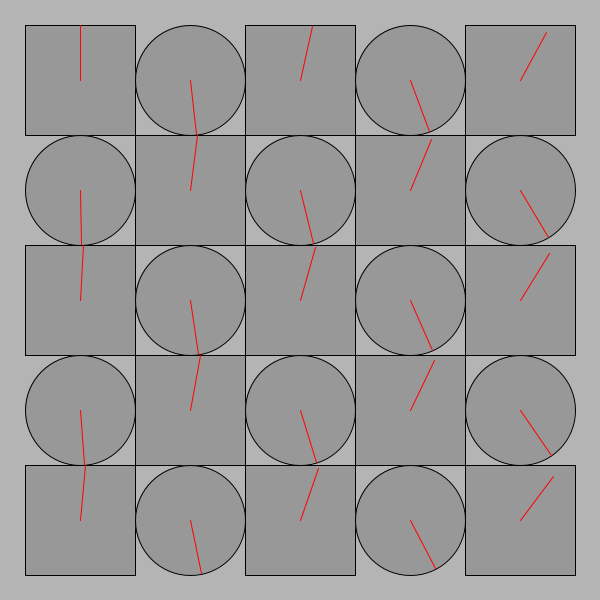
Frame 1 (no input)
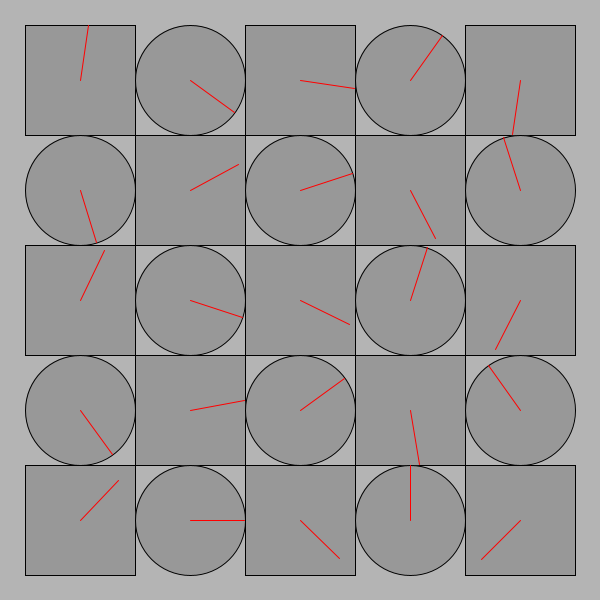
Frame 60 (the mouse pressed at the canvas centre just before this capture)
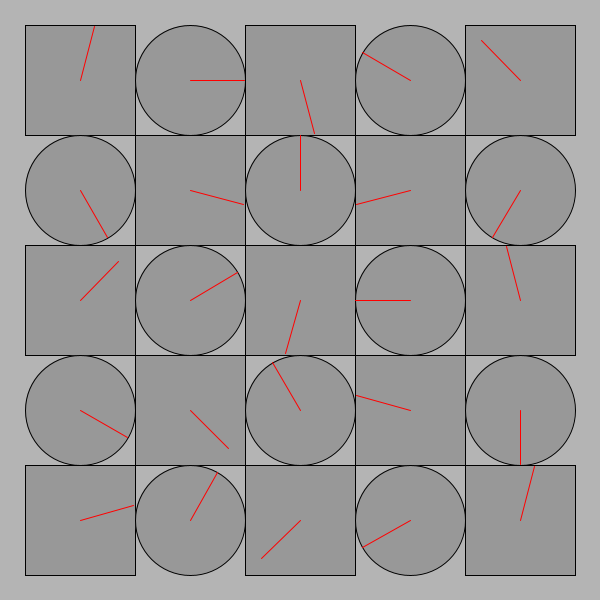
Frame 120 (the mouse held since frame 60 and released just before this capture)

The Processing sketch that drew these frames (run headless with seeded random() and noise(); from frame 60 on, the mouse is pressed at the canvas centre):

// Processing sketch: processing_152991
// ── processing_152991.pde

/*
 * Creative Coding
 * Week 2, 04 - The Clocks
 * by Renzo Wouters
 * Copyright (c) 2014 Monash University
 *
 * This program draws a grid of alternating circular and rectangle "clocks", whose hands move according to the elasped time.
 * The higher the clock number the faster it moves, the first clock takes 1 min to go all the way around.
 * The function "movingCircle" is used to draw each clock. It is passed the position, size and hand angle
 * as arguments.
 * 
 */

void setup() {
  size(600, 600);
  background(180);
  rectMode(CENTER);
  noStroke();
}


void draw() {
  background(180);
  noStroke();

  int num = 5;
  int margin = 80;

  float gutter = 0; //distance between each cell
  float cellsize = ( width - (2 * margin) - gutter * (num - 1) ) / (num - 1);

  int circleNumber = 0; // counter

  for (int i=0; i<num; i++) {
    for (int j=0; j<num; j++) {
      ++circleNumber;

      float tx = margin + cellsize * i + gutter * i;
      float ty = margin + cellsize * j + gutter * j;

      if (isOdd(circleNumber) == true) {
        movingCircle(tx, ty, cellsize, circleNumber * TWO_PI * millis() / 60000.0);
      }
      else {
        movingCircle2(tx, ty, cellsize, circleNumber * TWO_PI * millis() / 60000.0);
      }
    }
  }
}//end of draw 


void movingCircle(float x, float y, float size, float angle) {

  // calculate endpoint of the line
  float tempX = x + (size / 2) * sin(angle);
  float tempY = y + (size / 2) * cos(angle);

  stroke(0);
  strokeWeight(1);
  fill(140, 180);
  ellipse(x, y, size, size); // circle

  stroke(255, 0, 0);
  line(x, y, tempX, tempY); // red line
}

void movingCircle2(float x, float y, float size, float angle) {

  // calculate endpoint of the line
  float tempX = x + (size / 2) * sin(angle);
  float tempY = y - (size / 2) * cos(angle);

  stroke(0);
  strokeWeight(1);
  fill(140, 180);
  rect(x, y, size, size); // rectangle

  stroke(255, 0, 0);
  line(x, y, tempX, tempY); // red line
}

boolean isOdd (int n) {
  if (n % 2 == 0) {
    return true;
  }
  else return false;
}
